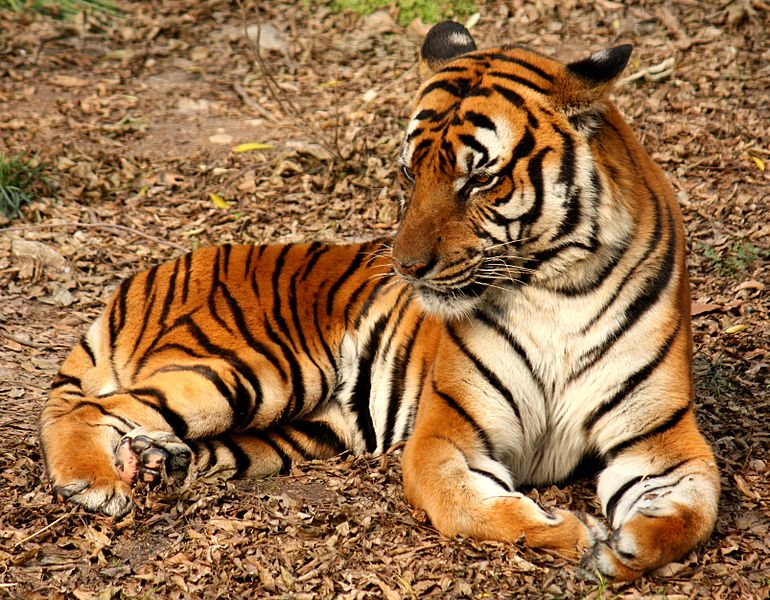
//> input picture tiger.jpeg, 770 x 600 px
$ ./detect_edges   (built with g++ and OpenCV 4)
//> lines starting //> are read from the running program, lines starting //| are printed output that depends on the picture; after the words box and inside, x2 and y2 are one past the last pixel; in counts of white or black regions, pixels touching at a corner belong together
//> further down, image is the input picture: 600 rows x 770 cols, CV_8UC3; mean B, G, R 72.2, 111, 151.3
#include <opencv2/highgui.hpp>
#include <iostream>
#include <opencv2/imgproc/imgproc.hpp>
#include <vector>
#include <math.h>
#include "hpc_helpers.hpp"


void Convert_grayScale_Blur(cv::Mat &imagen_entrada, cv::Mat &imagen_salida)
{
  cv::Mat img_gray;

  // Conversion a escala de grises
  cv::cvtColor(imagen_entrada,img_gray,cv::COLOR_BGR2GRAY);
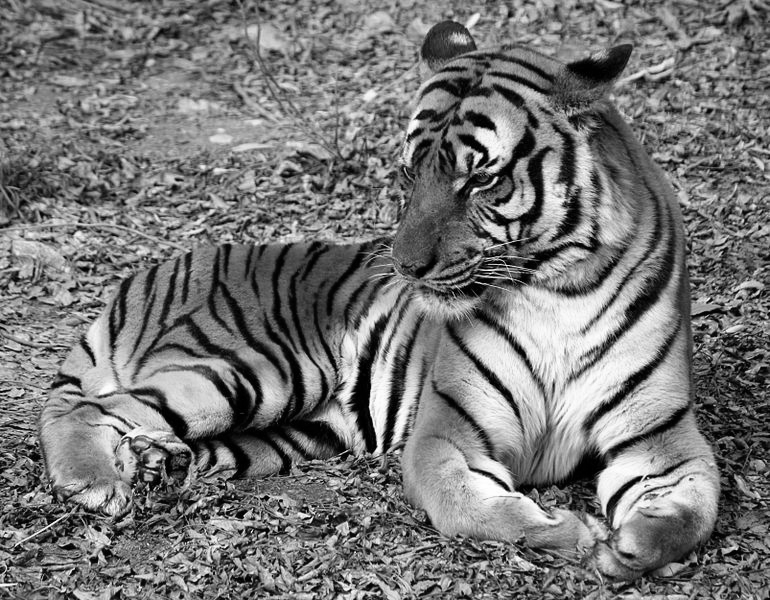
//> img_gray: 600 rows x 770 cols, CV_8UC1; min 0, max 254, mean 118.6

  // Aplicación de Blur a la imagen con un tamaño de filtro de 3x3
  cv::GaussianBlur(img_gray, imagen_salida, cv::Size(3,3), 0);

}


void filtro_gaussiano_inicializar(std::vector<std::vector<float>> &kernel_mat)
{
  for (int i = 0; i < 3; ++i)
  {
    kernel_mat[i].resize(3);
  }

  kernel_mat[0][0] = 1;
  kernel_mat[0][1] = 2;
  kernel_mat[0][2] = 1;

  kernel_mat[1][0] = 0;
  kernel_mat[1][1] = 0;
  kernel_mat[1][2] = 0;

  kernel_mat[2][0] = -1;
  kernel_mat[2][1] = -2;
  kernel_mat[2][2] = -1;
}


//void conv_matriz(int ancho, int altura, cv::Mat &img_answer, )


int main( int argc, char** argv ) {

  cv::Mat image;
  cv::Mat img_blur;

  // Lectura de imagen
  image = cv::imread("tiger.jpeg" ,cv::IMREAD_COLOR);

  if(!image.data ) {
    std::cout <<  "No hay imagen" << std::endl ;
    return -1;
  }

  // Procesamiento de imagen inicial
  Convert_grayScale_Blur(image, img_blur);

  // Imagen respuesta
  cv::Mat img_answer;
  cv::cvtColor( image, img_answer, cv::COLOR_BGR2GRAY );


  //Filtro gausiano
  std::vector<std::vector<float>> kernel_mat(3);
  filtro_gaussiano_inicializar(kernel_mat);


  // Convolución de la matriz por el kernel gaussiano
  cv::Size sz = image.size();
//> sz = Size(770, 600)
  int imageWidth = sz.width;
//> imageWidth = 770
  int imageHeight = sz.height;
//> imageHeight = 600
  uint8_t x, y;
  for(int i = 1; i < imageHeight-1; i++)
  {
    for(int j = 1; j < imageWidth-1; j++)
    {
      x=img_blur.at<uint8_t>(i+1,j-1)*kernel_mat[2][0]+img_blur.at<uint8_t>(i+1,j)*kernel_mat[2][1]+img_blur.at<uint8_t>(i+1,j+1)*kernel_mat[2][2]+(img_blur.at<uint8_t>(i-1,j-1)*kernel_mat[0][0]+img_blur.at<uint8_t>(i-1,j)*kernel_mat[0][1]+img_blur.at<uint8_t>(i-1,j+1)*kernel_mat[0][2]);
      y=(img_blur.at<uint8_t>(i-1,j+1)*kernel_mat[0][2]+img_blur.at<uint8_t>(i,j+1)*kernel_mat[1][2]+img_blur.at<uint8_t>(i+1,j+1)*kernel_mat[2][2])+(img_blur.at<uint8_t>(i-1, j-1)*kernel_mat[0][0]+img_blur.at<uint8_t>(i,j-1)*kernel_mat[1][0]+img_blur.at<uint8_t>(i+1,j-1)*kernel_mat[2][0]);
      img_answer.at<uint8_t>(i-1,j-1)=sqrt(x*x+y*y);
    }
  }
//> this loop made 598 passes
//> (x, y) on passes 1 to 3: (161, 79), (132, 64), (253, 251)
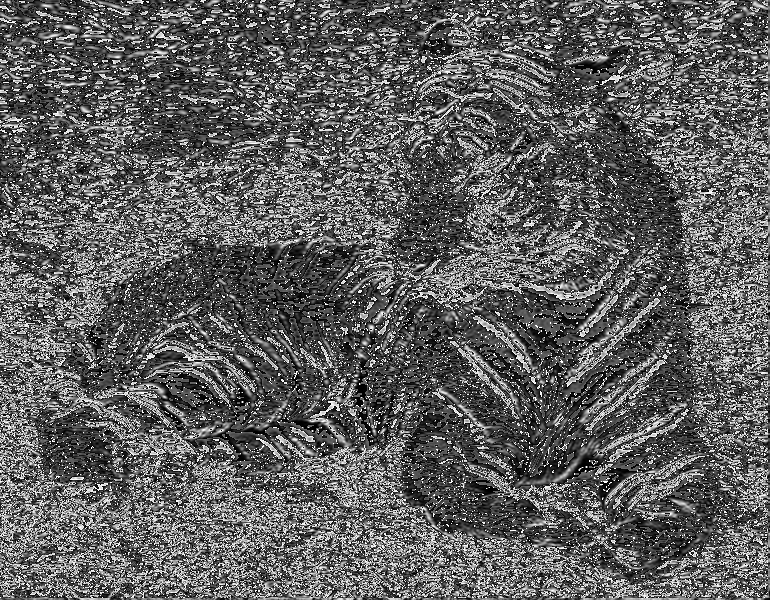
//> img_answer: 600 rows x 770 cols, CV_8UC1; min 0, max 255, mean 94.4
//> after the loop, x = 36; y = 142


  // Extracción de contornos de la imagen
  std::vector<std::vector<cv::Point> > contours;
  std::vector<cv::Vec4i> hierarchy;
  cv::findContours(img_answer,contours, hierarchy, cv::RETR_EXTERNAL,cv::CHAIN_APPROX_SIMPLE);
//> contours = 1 contour; box (x1, y1, x2, y2) and area: (0, 0, 770, 600) 460628

  // Dibujo de contornos en base a los puntos hallados previamente
  cv::drawContours(img_answer,contours,-1,cv::Scalar(255,0,0),1, cv::LINE_8, hierarchy, 0 );
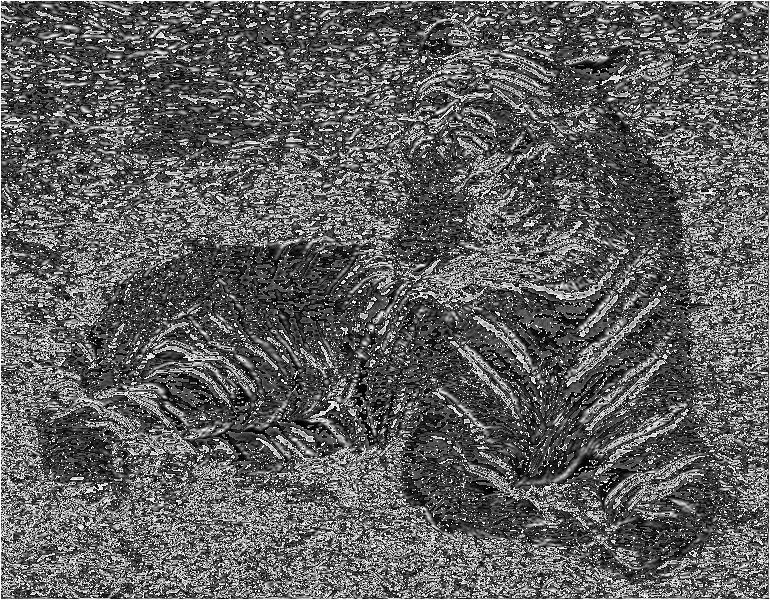
//> img_answer: 600 rows x 770 cols, CV_8UC1; 0.59% of pixels changed, all inside (x1, y1, x2, y2) = (0, 0, 770, 600)


  cv::imshow( "OpenCV Test Program", img_answer);

  cv::waitKey(0);
  return 0;
}
